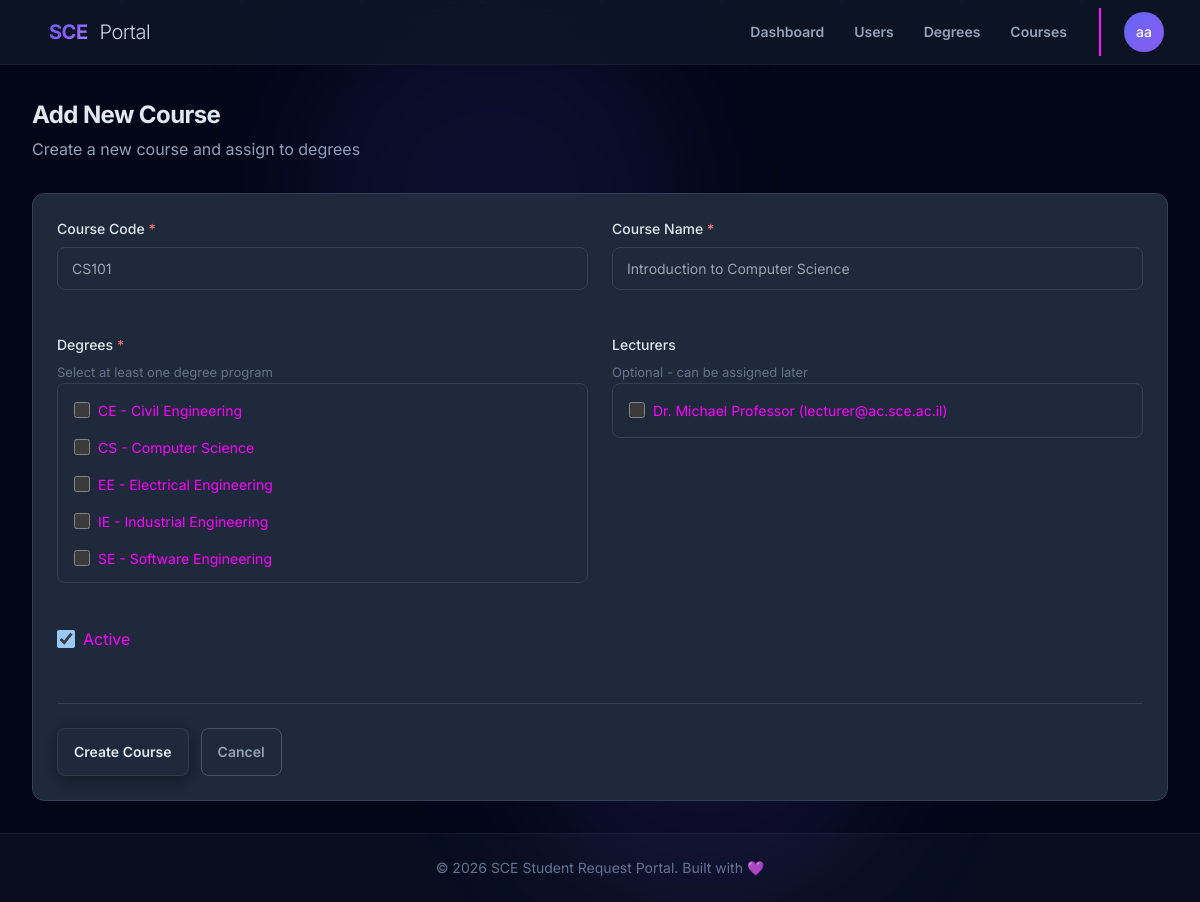
/management/courses/add/ (signed in), run on the app's committed database.
### core/models.py (models this page shows, shortened)
class User(AbstractUser):
    ROLE_STUDENT = 'student'
    ROLE_SECRETARY = 'secretary'
    ROLE_LECTURER = 'lecturer'
    ROLE_HEAD_OF_DEPT = 'head_of_dept'
    ROLE_ADMIN = 'admin'
    ROLE_CHOICES = [
        (ROLE_STUDENT, 'Student'),
        (ROLE_SECRETARY, 'Secretary'),
        (ROLE_LECTURER, 'Lecturer'),
        (ROLE_HEAD_OF_DEPT, 'Head of Department'),
        (ROLE_ADMIN, 'Administrator'),
    ]
    email = models.EmailField(
        unique=True,
        validators=[EmailValidator(), validate_sce_email],
    )
    role = models.CharField(
        max_length=20,
        choices=ROLE_CHOICES,
        default=ROLE_STUDENT,
    )
    department = models.CharField(
        max_length=100,
        blank=True,
        null=True,
    )
    degree = models.ForeignKey(
        'requests_unified.Degree',
        on_delete=models.SET_NULL,
        null=True,
        blank=True,
        related_name='students',
        help_text="The degree program the student is enrolled in."
    )
    student_id = models.CharField(
        max_length=32,
        unique=True,
        blank=True,
        null=True,
        help_text="Student ID as provided by the institution.",
    )
    employee_id = models.CharField(
        max_length=32,
        unique=True,
        blank=True,
        null=True,
        help_text="Employee ID for staff and lecturers.",
    )
    USERNAME_FIELD = 'email'
    REQUIRED_FIELDS = ['username', 'first_name', 'last_name']
    groups = models.ManyToManyField(
        'auth.Group',
        verbose_name='groups',
        blank=True,
        help_text='The groups this user belongs to.',
        related_name='core_user_set',
        related_query_name='core_user',
    )
    user_permissions = models.ManyToManyField(
        'auth.Permission',
        verbose_name='user permissions',
        blank=True,
        help_text='Specific permissions for this user.',
        related_name='core_user_set',
        related_query_name='core_user',
    )

### requests_unified/models.py (models this page shows, shortened)
class Degree(models.Model):
    name = models.CharField(max_length=100, unique=True)  # e.g., "Software Engineering"
    code = models.CharField(max_length=20, unique=True)   # e.g., "SE"
    is_active = models.BooleanField(default=True)
    created_at = models.DateTimeField(auto_now_add=True)
    updated_at = models.DateTimeField(auto_now=True)
    class Meta:
        ordering = ['name']

### management/views.py (the view, shortened to what this page needs)
# urls.py: path('courses/add/', views.course_add, name='course_add'),
@course_manager_required
def course_add(request):
    context = {
        'degrees': Degree.objects.filter(is_active=True),
        'lecturers': User.objects.filter(role=User.ROLE_LECTURER, is_active=True),
        'is_edit': False,
    }
    return render(request, 'management/course_form.html', context)

### templates/management/course_form.html (shortened to what this page needs)
{% extends "base.html" %}
{% block content %}
<div class="page-header">
    <h1 class="page-title">{% if is_edit %}Edit Course{% else %}Add New Course{% endif %}</h1>
    <p class="page-subtitle">{% if is_edit %}Update course information and assignments{% else %}Create a new course and assign to degrees{% endif %}</p>
</div>
<div class="card">
    <div class="card-body">
        <form method="post">
            <div class="form-grid">
                <div class="form-group">
                    <label class="form-label" for="code">Course Code <span class="required">*</span></label>
                    <input type="text" name="code" id="code" class="form-control"
                           placeholder="CS101" maxlength="20"
                           value="{% if is_edit %}{{ course.code }}{% elif form_data %}{{ form_data.code }}{% endif %}"
                           required>
                </div>
                <div class="form-group">
                    <label class="form-label" for="name">Course Name <span class="required">*</span></label>
                    <input type="text" name="name" id="name" class="form-control"
                           placeholder="Introduction to Computer Science" maxlength="200"
                           value="{% if is_edit %}{{ course.name }}{% elif form_data %}{{ form_data.name }}{% endif %}"
                           required>
                </div>
                <div class="form-group">
                    <label class="form-label">Degrees <span class="required">*</span></label>
                    <p class="form-hint">Select at least one degree program</p>
                    <div class="checkbox-list">
                        {% for degree in degrees %}
                        <div class="checkbox-item">
                            <input type="checkbox" name="degrees" id="degree_{{ degree.id }}" value="{{ degree.id }}"
                                   {% if degree.id in selected_degrees %}checked{% endif %}>
                            <label for="degree_{{ degree.id }}">{{ degree.code }} - {{ degree.name }}</label>
                        </div>
                        {% empty %}
                        <p class="empty-message">No degrees available. <a href="{% url 'management:degree_add' %}">Add a degree first.</a></p>
                        {% endfor %}
                    </div>
                </div>
                <div class="form-group">
                    <label class="form-label">Lecturers</label>
                    <p class="form-hint">Optional - can be assigned later</p>
                    <div class="checkbox-list">
                        {% for lecturer in lecturers %}
                        <div class="checkbox-item">
                            <input type="checkbox" name="lecturers" id="lecturer_{{ lecturer.id }}" value="{{ lecturer.id }}"
                                   {% if lecturer.id in selected_lecturers %}checked{% endif %}>
                            <label for="lecturer_{{ lecturer.id }}">{{ lecturer.get_full_name }} ({{ lecturer.email }})</label>
                        </div>
                        {% empty %}
                        <p class="empty-message">No lecturers available.</p>
                        {% endfor %}
                    </div>
                </div>
                <div class="form-group">
                    <div class="checkbox-group-simple">
                        <input type="checkbox" name="is_active" id="is_active"
                               {% if is_edit %}{% if course.is_active %}checked{% endif %}{% else %}checked{% endif %}>
                        <label for="is_active">Active</label>
                    </div>
                </div>
            </div>
            <div class="form-actions">
                <button type="submit" class="btn btn-primary">
                    {% if is_edit %}Update Course{% else %}Create Course{% endif %}
                </button>
                <a href="{% url 'management:course_list' %}" class="btn btn-outline">Cancel</a>
            </div>
        </form>
    </div>
</div>
{% endblock %}

### templates/base.html (shortened to what this page needs)
<!DOCTYPE html>
<html lang="en" data-theme="dark">
<head>
    <link href="https://cdn.jsdelivr.net/npm/daisyui@4.4.19/dist/full.min.css" rel="stylesheet" type="text/css" />
    <script src="https://cdn.tailwindcss.com"></script>
    <link href="https://unpkg.com/aos@2.3.1/dist/aos.css" rel="stylesheet">
</head>
<body class="min-h-screen bg-slate-950 font-sans antialiased">
    <div class="fixed inset-0 pointer-events-none overflow-hidden">
        <div class="absolute top-0 left-1/4 w-96 h-96 bg-indigo-500/10 rounded-full blur-3xl breathe"></div>
    </div>
    <div class="particles">
    </div>
    <nav class="navbar bg-slate-900/80 backdrop-blur-xl border-b border-slate-800/50 sticky top-0 z-50 px-4 lg:px-8">
        <div class="flex-1">
            <a href="{% url 'core:home' %}" class="btn btn-ghost text-xl font-bold tracking-tight">
                <span class="gradient-text">SCE</span>
                <span class="text-slate-300 font-light ml-1">Portal</span>
            </a>
        </div>
        {% if user.is_authenticated %}
        <div class="flex-none gap-2">
            <div class="hidden md:flex gap-1">
                {% if user.role == 'admin' or user.is_superuser %}
                    <a href="{% url 'management:dashboard' %}" class="btn btn-ghost btn-sm {% if request.resolver_match.url_name == 'dashboard' and request.resolver_match.namespace == 'management' %}bg-slate-800{% endif %}">Dashboard</a>
                    <a href="{% url 'management:user_list' %}" class="btn btn-ghost btn-sm {% if request.resolver_match.url_name == 'user_list' %}bg-slate-800{% endif %}">Users</a>
                    <a href="{% url 'management:degree_list' %}" class="btn btn-ghost btn-sm {% if request.resolver_match.url_name == 'degree_list' %}bg-slate-800{% endif %}">Degrees</a>
                    <a href="{% url 'management:course_list' %}" class="btn btn-ghost btn-sm {% if request.resolver_match.url_name == 'course_list' %}bg-slate-800{% endif %}">Courses</a>
                {% elif user.role == 'lecturer' %}
                    <a href="{% url 'lecturers:dashboard' %}" class="btn btn-ghost btn-sm {% if request.resolver_match.url_name == 'dashboard' %}bg-slate-800{% endif %}">Dashboard</a>
                {% endif %}
            </div>
            <div class="divider divider-horizontal mx-1 hidden md:flex"></div>
            <div class="dropdown dropdown-end">
                <div tabindex="0" role="button" class="btn btn-ghost btn-circle avatar placeholder">
                    <div class="bg-gradient-to-br from-indigo-500 to-violet-500 text-white rounded-full w-10">
                        <span class="text-sm font-medium">{{ user.first_name|slice:":1" }}{{ user.last_name|slice:":1" }}</span>
                    </div>
                </div>
            </div>
        </div>
        {% else %}
        <div class="flex-none gap-2">
            <a href="{% url 'core:login' %}" class="btn btn-ghost btn-sm">Sign In</a>
            <a href="{% url 'core:signup' %}" class="btn btn-primary btn-sm">Get Started</a>
        </div>
        {% endif %}
    </nav>
    <main class="container mx-auto px-4 lg:px-8 py-8 max-w-7xl">
        {% block content %}{% endblock %}
    </main>
    <footer class="footer footer-center p-6 bg-slate-900/50 text-slate-500 border-t border-slate-800/50 mt-auto">
        <div>
            <p class="text-sm">© 2026 SCE Student Request Portal. Built with 💜</p>
        </div>
    </footer>
</body>
</html>

### templates/base.html (style rules this page uses)
[data-theme="dark"] { --b1: 15 23 42; --b2: 30 41 59; --b3: 51 65 85; --bc: 241 245 249; --p: 99 102 241; --pf: 79 70 229; --pc: 255 255 255; --s: 100 116 139; --sf: 71 85 105; --sc: 255 255 255; --a: 129 140 248; --af: 99 102 241; --ac: 255 255 255; --n: 51 65 85; --nf: 71 85 105; --nc: 241 245 249; --su: 56 189 248; --wa: 251 191 36; --er: 239 68 68; --in: 59 130 246; --rounded-box: 1rem; --rounded-btn: 0.5rem; --rounded-badge: 1.9rem; --animation-btn: 0.25s; --animation-input: 0.2s; --btn-focus-scale: 0.98; }
:root { --color-text: #e2e8f0; --color-text-secondary: #94a3b8; --color-text-muted: #64748b; --color-bg: #0f172a; --color-card: #1e293b; --color-border: #334155; --color-border-dark: #475569; --color-accent: #818cf8; --color-success: #22d3ee; --color-warning: #fbbf24; --color-error: #f87171; --color-info: #60a5fa; --color-error-bg: rgba(248, 113, 113, 0.1); --radius: 0.5rem; --radius-lg: 0.75rem; --shadow: 0 4px 6px -1px rgba(0, 0, 0, 0.3); }
.btn-primary { background-color: rgb(30, 41, 59) !important; border: 1px solid rgba(148, 163, 184, 0.15) !important; color: rgb(226, 232, 240) !important; box-shadow: 0 4px 15px rgba(0, 0, 0, 0.4); }
.btn-ghost { color: rgb(148, 163, 184) !important; }
.btn-outline { border-color: rgb(71, 85, 105) !important; color: rgb(148, 163, 184) !important; background-color: transparent !important; }
.gradient-text { background: linear-gradient(135deg, #6366f1 0%, #8b5cf6 50%, #a78bfa 100%); -webkit-background-clip: text; -webkit-text-fill-color: transparent; background-clip: text; }
* { transition-property: background-color, border-color, color, fill, stroke, opacity, box-shadow, transform; transition-timing-function: cubic-bezier(0.4, 0, 0.2, 1); transition-duration: 150ms; }
.card { background: var(--color-card); border: 1px solid var(--color-border); border-radius: var(--radius-lg); }
.card-body { padding: 1.5rem; }
.form-control { background: var(--color-bg); border: 1px solid var(--color-border); border-radius: var(--radius); padding: 0.625rem 0.875rem; color: var(--color-text); font-size: 0.875rem; width: 100%; }
.form-label { font-size: 0.875rem; font-weight: 500; color: var(--color-text-secondary); margin-bottom: 0.5rem; display: block; }
.breathe { animation: breathe 4s ease-in-out infinite; }
.particles { position: fixed; inset: 0; pointer-events: none; overflow: hidden; }

### templates/management/course_form.html (style rules this page uses)
.page-header { margin-bottom: 2rem; }
.page-title { font-size: 1.5rem; font-weight: 700; color: var(--color-text); letter-spacing: -0.025em; }
.page-subtitle { color: var(--color-text-secondary); margin-top: 0.25rem; }
.form-grid { display: grid; grid-template-columns: repeat(2, 1fr); gap: 1.5rem; }
.form-group { margin-bottom: 1.25rem; }
.form-label { display: block; font-size: 0.875rem; font-weight: 500; color: var(--color-text); margin-bottom: 0.5rem; }
.form-label .required { color: var(--color-error); }
.form-hint { font-size: 0.8125rem; color: var(--color-text-muted); margin-top: 0.25rem; }
.form-control { width: 100%; padding: 0.625rem 0.875rem; border: 1px solid var(--color-border); border-radius: var(--radius); font-size: 0.875rem; font-family: inherit; background: var(--color-card); color: var(--color-text); }
.checkbox-list { max-height: 200px; overflow-y: auto; border: 1px solid var(--color-border); border-radius: var(--radius); padding: 0.5rem; background: var(--color-card); }
.checkbox-item { display: flex; align-items: center; gap: 0.5rem; padding: 0.5rem; border-radius: var(--radius); cursor: pointer; }
.checkbox-item input[type="checkbox"] { width: 1rem; height: 1rem; flex-shrink: 0; }
.checkbox-item label { cursor: pointer; font-size: 0.875rem; }
.checkbox-group-simple { display: flex; align-items: center; gap: 0.5rem; }
.checkbox-group-simple input[type="checkbox"] { width: 1.125rem; height: 1.125rem; }
.form-actions { display: flex; gap: 0.75rem; margin-top: 2rem; padding-top: 1.5rem; border-top: 1px solid var(--color-border); }

### data on the page
User: first_name "a", last_name "a"
Degree: code "CE", name "Civil Engineering"
Degree: code "CS", name "Computer Science"
Degree: code "EE", name "Electrical Engineering"
Degree: code "IE", name "Industrial Engineering"
Degree: code "SE", name "Software Engineering"
User: get_full_name "Dr. Michael Professor", email "lecturer@ac.sce.ac.il"
